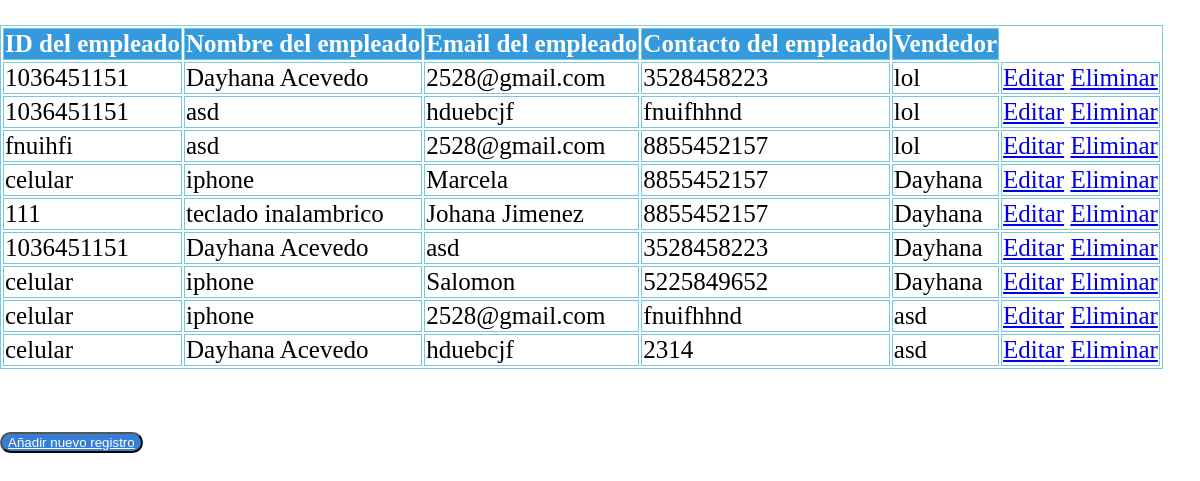
The page /show on the database as committed earlier.
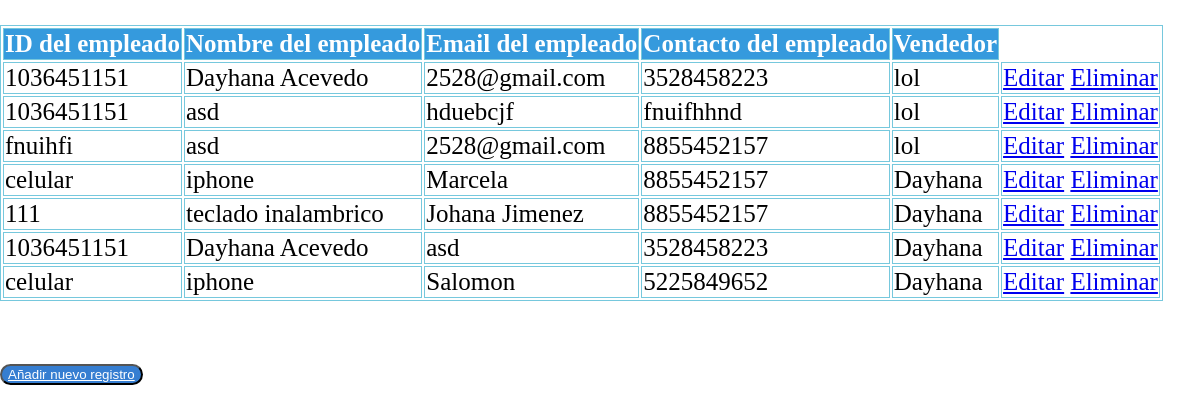
The same page on the database as committed later.
### employee/models.py (models this page shows, shortened)
class Employee(models.Model):
    eid = models.CharField(max_length=20)
    ename = models.CharField(max_length=100)
    eemail = models.CharField(max_length=254)
    econtact = models.CharField(max_length=15)
    evendedor = models.CharField(max_length=25)
    class Meta:
        db_table = "employee"

### employee/views.py (the view)
# urls.py: path('show',views.show),
def show(request):
    employees = Employee.objects.all()
    return render(request,"show.html",{'employees':employees})

### employee/templates/show.html (shortened to what this page needs)
<!DOCTYPE html>
<html lang="en">
<head>
    {% load static %}
    <link rel="stylesheet" href="{% static 'css/style.css' %}">
</head>
<body>
    <table>
        <thead>
            <tr>
                <th>ID del empleado</th>
                <th>Nombre del empleado</th>
                <th>Email del empleado</th>
                <th>Contacto del empleado</th>
                <th>Vendedor</th>
            </tr>
        </thead>
        <tbody>
            {% for employee in employees %}
            <tr>
                <td>{{employee.eid}}</td>
                <td>{{employee.ename}}</td>
                <td>{{employee.eemail}}</td>
                <td>{{employee.econtact}}</td>
                <td>{{employee.evendedor}}</td>
                <td>
                    <a href="/edit/{{ employee.id }}">Editar</a>
                    <a href="/delete/{{employee.id}}">Eliminar</a>
                </td>
            </tr>
            {% endfor %}
        </tbody>
    </table>
    <br>
    <br>
    <button><a style="color:white;" href="/emp">Añadir nuevo registro</a></button>
</body>
</html>

### employee/static/css/style.css (style rules this page uses)
body { background-image: url('../css/pngtree-technology-data-line-dotted-line-image_18981.jpg'); background-repeat: no-repeat; background-size: cover; background-position: top center; height: 100%; margin: 25px 0; padding-left: 0px; font-size: 25px; }
table, th, td { border: 1px solid rgb(118, 200, 221); }
th { background-color: rgb(53, 154, 221); color: white; }
button { border-radius: 18px; color: rgb(0, 0, 0); background-color:rgb(54, 126, 209) ; cursor: pointer; }

Rows that differ between the two databases and show on the page:
removed Employee: eid "celular", ename "iphone", eemail "2528@gmail.com", econtact "fnuifhhnd", evendedor "asd"
removed Employee: eid "celular", ename "Dayhana Acevedo", eemail "hduebcjf", econtact "2314", evendedor "asd"
